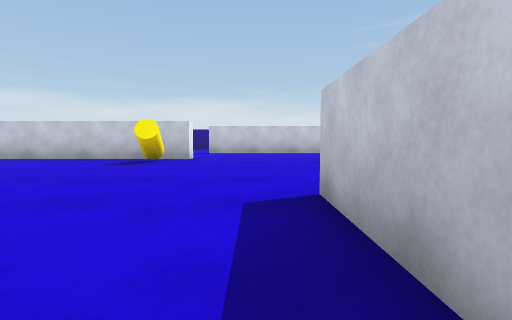
View 1 (above)

23 first-person views from a walk through a Unity game level. The camera is 0.54 m above the floor, tilts 4° down and sees 80° across. The floor is counted in squares, 1 m on a side. Each view is taken from the middle of a square. On the plan, view 1 faces up. The plan holds only what a view shows up to about 9 squares ahead; the rest is blank. The player is left out.

View 2
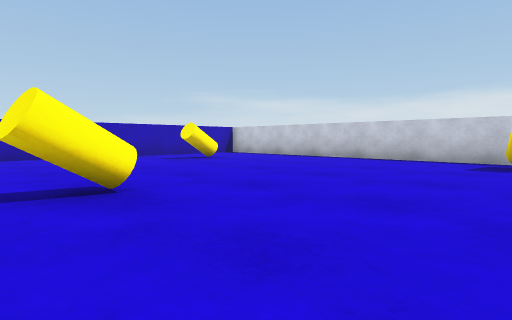

View 3
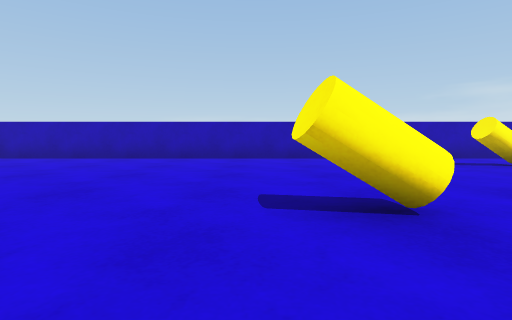

View 4
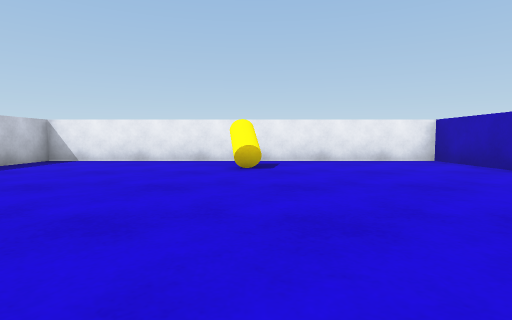

View 5
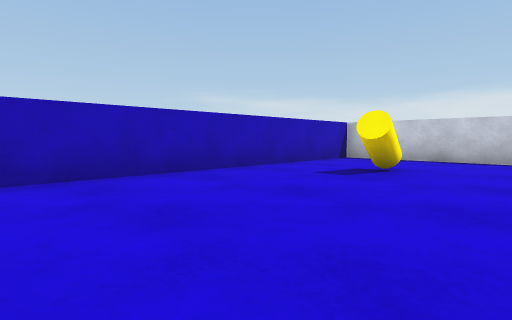

View 6
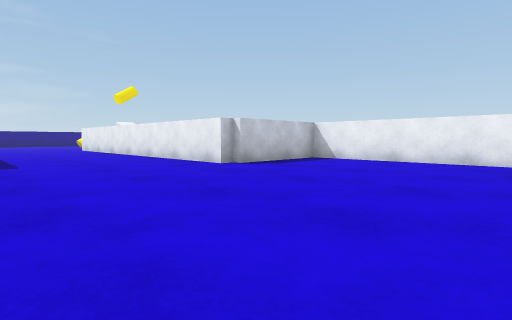

View 7
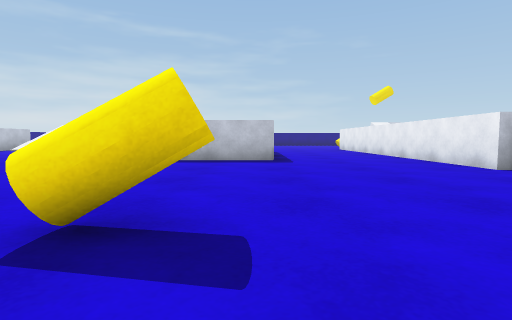

View 8
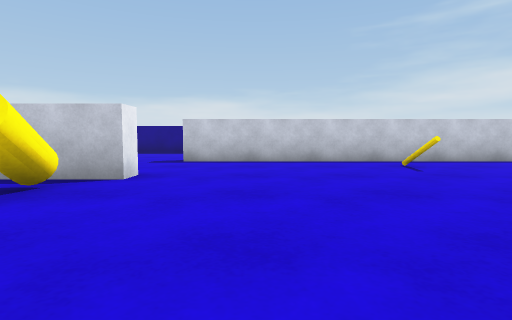

View 9
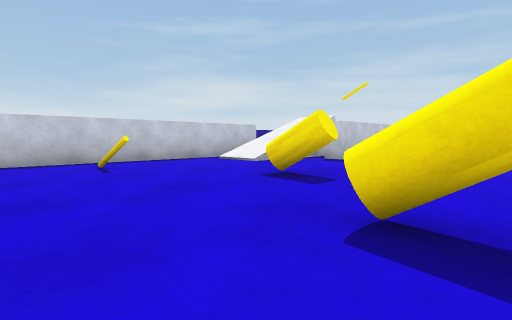

View 10
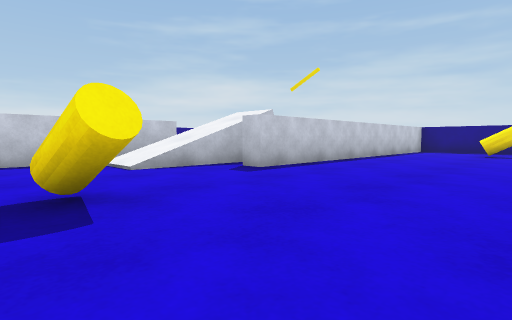

View 11
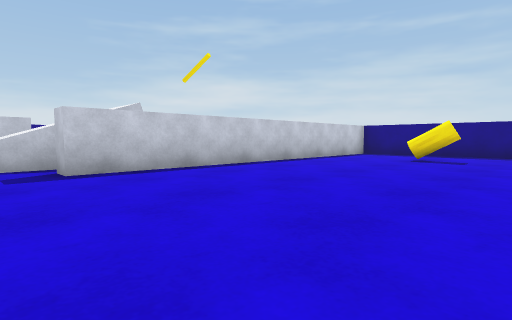

View 12
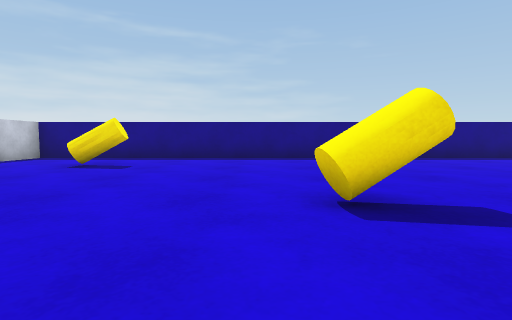

View 13
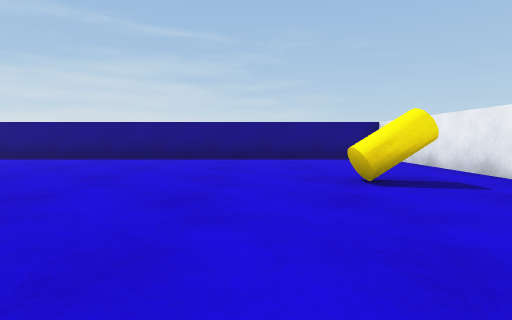

View 14
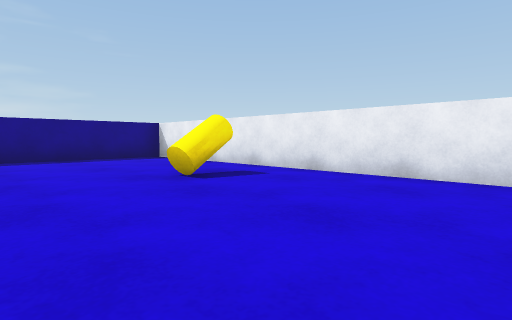

View 15
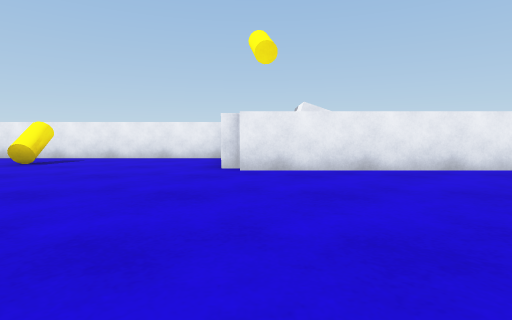

View 16
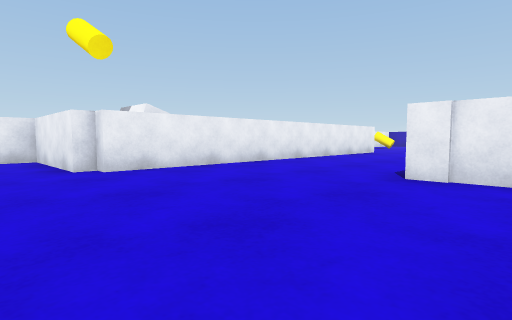

View 17
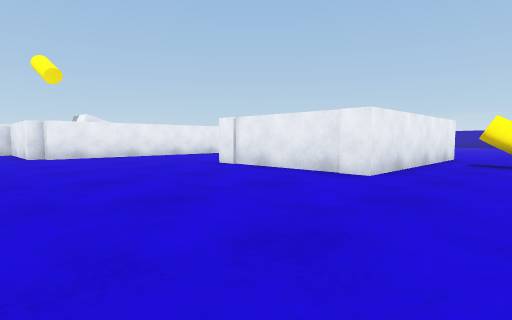

View 18
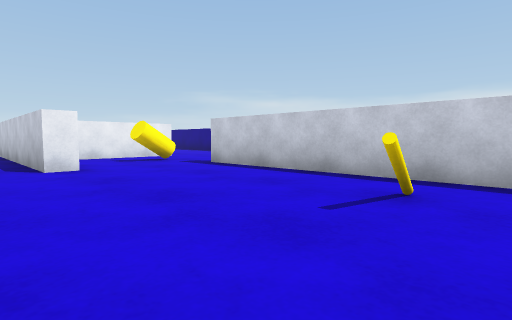

View 19
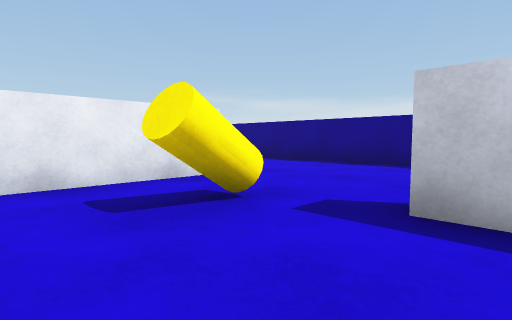

View 20
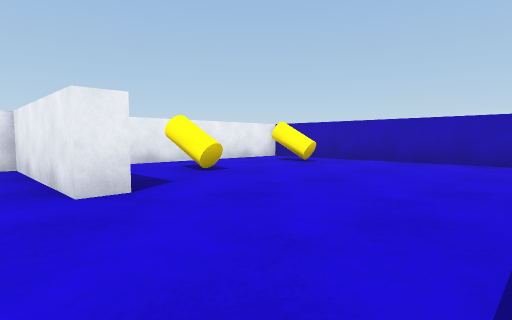

View 21
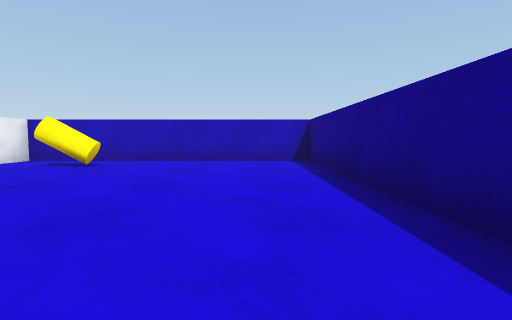

View 22
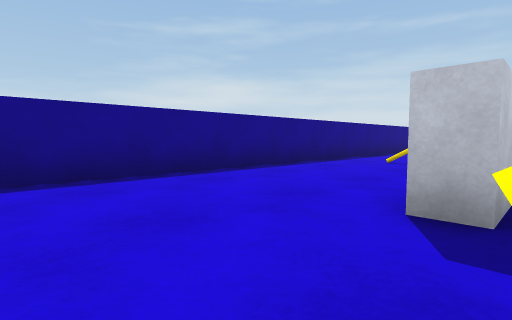

View 23
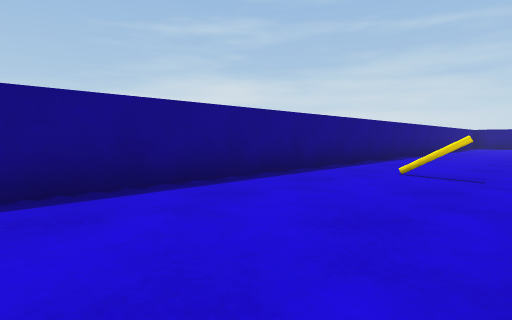

### Floor plan
Points are (right, up) in squares from view 1. A wall is a line through its corners. A room is listed if a view was taken in it or the views show most of it. See-through windows are left out.
Room 1 (views 1, 2, 3, 4, 5, 6, 7, 8)
walls: (-1.7, -4.6) (-1.7, -4.2) (-0.4, -4.2); (0.6, -0.5) (0.6, 3.1); (-1.8, 8) (-11.3, 8) (-11.3, -7.4) (-2, -7.4) (-2, -4.5)
ways out: opening at (-0.8, 5.5) to room 2; opening at (-0.7, -2) to room 2
objects: other object (-9, 5); other object (-7, -6); other object (-5, 1); other object (-2, 7)
Room 2 (views 9, 10, 11, 12, 13, 14, 15, 16, 17, 18, 19, 20, 21, 22, 23)
walls: (8.4, 11.3) (-1.7, 11.3) (-1.7, 11.9); (0.6, 3.1) (5.6, 3.1) (5.6, -0.5); (-1.8, 8.6) (-1.8, 8); (7.5, 15.3) (-11.3, 15.3) (-11.3, 8.5) (-6.6, 8.5); (-0.4, -4.2) (8.3, -4.2) (8.3, -4.5) (8.6, -4.5) (8.6, -7.4) (17.5, -7.4) (17.5, 8) (8.2, 8) (8.2, 8.6); (-5.4, 12) (-4.8, 12) (-4.8, 8.5)
ways out: opening at (-0.8, 5.5) to room 1; opening at (-0.7, -2) to room 1
objects: other object (-10, 10); other object (-7, 10); other object (-3, 11); other object (3, 4); other object (3, 10); other object (3, 13); other object (5, 7); other object (12, 1); other object (13, -6); other object (15, 5)

Where each view was taken, in squares from view 1:
view 1: 0 up, 0 right, facing up
view 2: 0 up, 2 left, facing up-left
view 3: 0 up, 3 left, facing left
view 4: 0 up, 7 left, facing down
view 5: 0 up, 7 left, facing up-left
view 6: 0 up, 7 left, facing down-right
view 7: 0 up, 7 left, facing right
view 8: 4 up, 0 right, facing up
view 9: 4 up, 1 right, facing up-right
view 10: 4 up, 4 right, facing up-right
view 11: 3 up, 7 right, facing up-right
view 12: 2 up, 9 right, facing right
view 13: 4 down, 9 right, facing right
view 14: 3 down, 9 right, facing down-right
view 15: 1 up, 8 right, facing down
view 16: 1 up, 10 right, facing down-left
view 17: 5 up, 10 right, facing down-left
view 18: 7 up, 4 right, facing up-left
view 19: 9 up, 1 left, facing up-left
view 20: 15 up, 4 left, facing down-left
view 21: 14 up, 4 left, facing left
view 22: 11 up, 4 left, facing up-right
view 23: 12 up, 2 left, facing up-right
